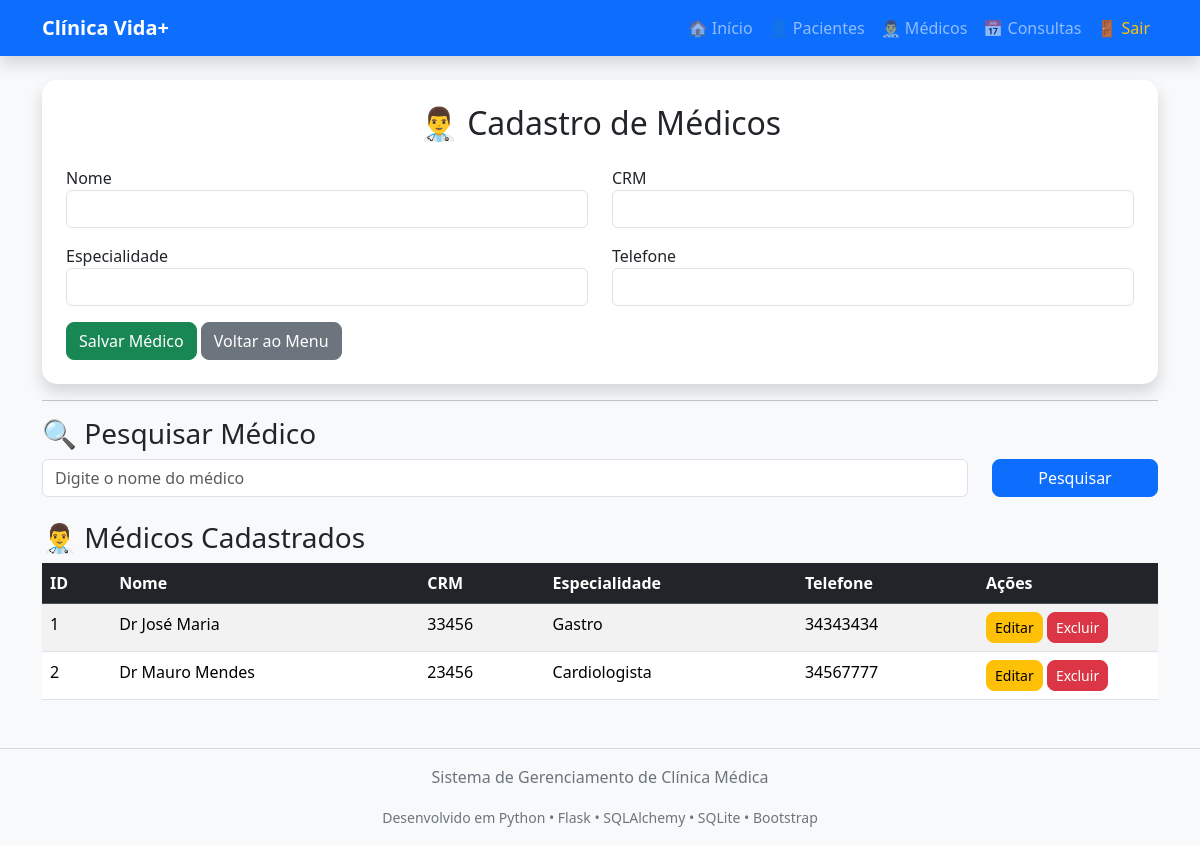
The app's page /medicos with its own data.
### models/medico.py (models this page shows)
class Medico(db.Model):
    id = db.Column(db.Integer, primary_key=True)
    nome = db.Column(db.String(100), nullable=False)
    crm = db.Column(db.String(20), nullable=False)
    especialidade = db.Column(db.String(100), nullable=False)
    telefone = db.Column(db.String(20))

### app.py (the view)
@app.route("/medicos")
def medicos():
    pesquisa = request.args.get("pesquisa", "")
    if pesquisa:
        lista = Medico.query.filter(
            Medico.nome.contains(pesquisa)
        ).all()
    else:
        lista = Medico.query.all()
    return render_template(
        "medicos.html",
        medicos=lista,
        pesquisa=pesquisa
    )

### templates/medicos.html
{% extends 'base.html' %}
{% block conteudo %}
<div class="card shadow p-4">
    <h2 class="text-center mb-4">
        👨‍⚕️ Cadastro de Médicos
    </h2>
    <form action="/salvar_medico" method="POST">
        <div class="row">
            <div class="col-md-6 mb-3">
                <label>Nome</label>
                <input
                    type="text"
                    name="nome"
                    class="form-control"
                    required>
            </div>
            <div class="col-md-6 mb-3">
                <label>CRM</label>
                <input
                    type="text"
                    name="crm"
                    class="form-control"
                    required>
            </div>
        </div>
        <div class="row">
            <div class="col-md-6 mb-3">
                <label>Especialidade</label>
                <input
                    type="text"
                    name="especialidade"
                    class="form-control"
                    required>
            </div>
            <div class="col-md-6 mb-3">
                <label>Telefone</label>
                <input
                    type="text"
                    name="telefone"
                    class="form-control">
            </div>
        </div>
        <button class="btn btn-success">
            Salvar Médico
        </button>
        <a href="/menu" class="btn btn-secondary">
            Voltar ao Menu
        </a>
    </form>
</div>
<hr>
<h3>🔍 Pesquisar Médico</h3>
<form method="GET" action="/medicos" class="row mb-4">
    <div class="col-md-10">
        <input
            type="text"
            class="form-control"
            name="pesquisa"
            placeholder="Digite o nome do médico"
            value="{{ pesquisa }}">
    </div>
    <div class="col-md-2">
        <button class="btn btn-primary w-100">
            Pesquisar
        </button>
    </div>
</form>
<h3>👨‍⚕️ Médicos Cadastrados</h3>
<table class="table table-striped table-hover">
    <thead class="table-dark">
        <tr>
            <th>ID</th>
            <th>Nome</th>
            <th>CRM</th>
            <th>Especialidade</th>
            <th>Telefone</th>
            <th width="180">Ações</th>
        </tr>
    </thead>
    <tbody>
    {% for medico in medicos %}
        <tr>
            <td>{{ medico.id }}</td>
            <td>{{ medico.nome }}</td>
            <td>{{ medico.crm }}</td>
            <td>{{ medico.especialidade }}</td>
            <td>{{ medico.telefone }}</td>
            <td>
                <a
                    href="/editar_medico/{{ medico.id }}"
                    class="btn btn-warning btn-sm">
                    Editar
                </a>
                <a
                    href="/excluir_medico/{{ medico.id }}"
                    class="btn btn-danger btn-sm"
                    onclick="return confirm('Deseja excluir este médico?')">
                    Excluir
                </a>
            </td>
        </tr>
    {% else %}
        <tr>
            <td colspan="6" class="text-center">
                Nenhum médico cadastrado.
            </td>
        </tr>
    {% endfor %}
    </tbody>
</table>
{% endblock %}

### static/style.css (style rules this page uses)
body { background:#eef2f7; }
.card { border:none; border-radius:15px; transition:0.3s; }
.btn { border-radius:8px; }

### records on screen
Medico: id "1", nome "Dr José Maria", crm "33456", especialidade "Gastro", telefone "34343434"
Medico: id "2", nome "Dr Mauro Mendes", crm "23456", especialidade "Cardiologista", telefone "34567777"
